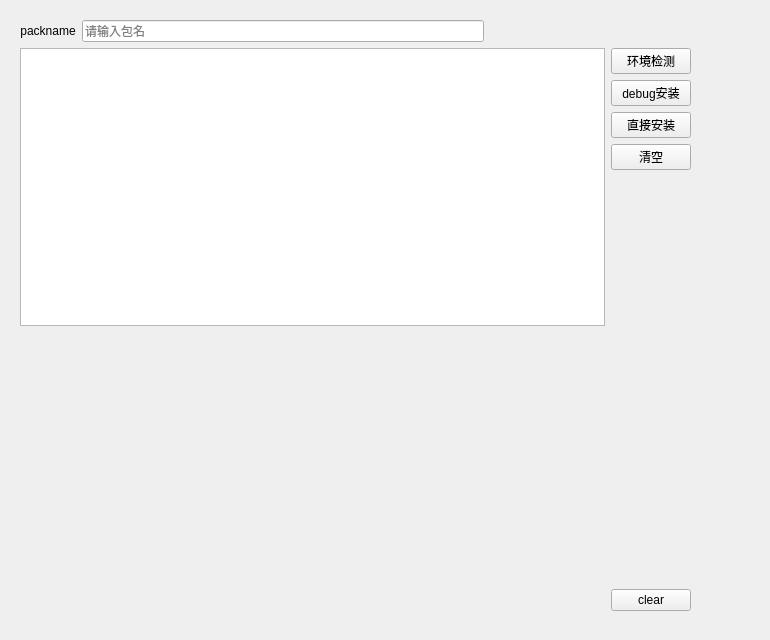
<?xml version="1.0" encoding="UTF-8"?>
<ui version="4.0">
 <class>mainwindow</class>
 <widget class="QWidget" name="mainwindow">
  <property name="geometry">
   <rect>
    <x>0</x>
    <y>0</y>
    <width>770</width>
    <height>640</height>
   </rect>
  </property>
  <property name="windowTitle">
   <string>海外测试工具</string>
  </property>
  <widget class="QWidget" name="verticalLayoutWidget_3">
   <property name="geometry">
    <rect>
     <x>20</x>
     <y>20</y>
     <width>671</width>
     <height>591</height>
    </rect>
   </property>
   <layout class="QVBoxLayout" name="outer_all">
    <item>
     <layout class="QHBoxLayout" name="ouertui_2">
      <item>
       <layout class="QHBoxLayout" name="input_ui">
        <item>
         <widget class="QLabel" name="label">
          <property name="sizePolicy">
           <sizepolicy hsizetype="Maximum" vsizetype="Preferred">
            <horstretch>1</horstretch>
            <verstretch>0</verstretch>
           </sizepolicy>
          </property>
          <property name="layoutDirection">
           <enum>Qt::LeftToRight</enum>
          </property>
          <property name="text">
           <string>packname</string>
          </property>
          <property name="textFormat">
           <enum>Qt::AutoText</enum>
          </property>
          <property name="alignment">
           <set>Qt::AlignCenter</set>
          </property>
         </widget>
        </item>
        <item>
         <widget class="QLineEdit" name="lineEdit">
          <property name="sizePolicy">
           <sizepolicy hsizetype="Minimum" vsizetype="Fixed">
            <horstretch>2</horstretch>
            <verstretch>0</verstretch>
           </sizepolicy>
          </property>
          <property name="inputMask">
           <string/>
          </property>
          <property name="text">
           <string/>
          </property>
          <property name="placeholderText">
           <string>请输入包名</string>
          </property>
          <property name="clearButtonEnabled">
           <bool>false</bool>
          </property>
         </widget>
        </item>
        <item>
         <widget class="QWidget" name="widget_3" native="true">
          <property name="sizePolicy">
           <sizepolicy hsizetype="Minimum" vsizetype="Maximum">
            <horstretch>1</horstretch>
            <verstretch>0</verstretch>
           </sizepolicy>
          </property>
          <property name="minimumSize">
           <size>
            <width>10</width>
            <height>0</height>
           </size>
          </property>
         </widget>
        </item>
       </layout>
      </item>
     </layout>
    </item>
    <item>
     <layout class="QHBoxLayout" name="outerui_1">
      <item>
       <layout class="QVBoxLayout" name="out_ui">
        <property name="spacing">
         <number>7</number>
        </property>
        <property name="rightMargin">
         <number>0</number>
        </property>
        <item>
         <widget class="QPlainTextEdit" name="result_label">
          <property name="sizePolicy">
           <sizepolicy hsizetype="Expanding" vsizetype="Expanding">
            <horstretch>0</horstretch>
            <verstretch>1</verstretch>
           </sizepolicy>
          </property>
         </widget>
        </item>
        <item>
         <widget class="PlotWidget" name="historyPlot" native="true">
          <property name="sizePolicy">
           <sizepolicy hsizetype="Preferred" vsizetype="Preferred">
            <horstretch>0</horstretch>
            <verstretch>1</verstretch>
           </sizepolicy>
          </property>
         </widget>
        </item>
       </layout>
      </item>
      <item>
       <layout class="QVBoxLayout" name="button_ui">
        <item>
         <layout class="QVBoxLayout" name="verticalLayout">
          <item>
           <widget class="QPushButton" name="env_button">
            <property name="text">
             <string>环境检测</string>
            </property>
           </widget>
          </item>
          <item>
           <widget class="QPushButton" name="pushButton_3">
            <property name="text">
             <string>debug安装</string>
            </property>
           </widget>
          </item>
          <item>
           <widget class="QPushButton" name="pushButton_4">
            <property name="text">
             <string>直接安装</string>
            </property>
           </widget>
          </item>
          <item>
           <widget class="QPushButton" name="clear_button">
            <property name="text">
             <string>清空</string>
            </property>
           </widget>
          </item>
          <item>
           <widget class="QWidget" name="widget_2" native="true"/>
          </item>
         </layout>
        </item>
        <item>
         <widget class="QPushButton" name="processclear">
          <property name="sizePolicy">
           <sizepolicy hsizetype="Minimum" vsizetype="Fixed">
            <horstretch>0</horstretch>
            <verstretch>1</verstretch>
           </sizepolicy>
          </property>
          <property name="text">
           <string>clear</string>
          </property>
         </widget>
        </item>
       </layout>
      </item>
     </layout>
    </item>
   </layout>
  </widget>
 </widget>
 <customwidgets>
  <customwidget>
   <class>PlotWidget</class>
   <extends>QWidget</extends>
   <header>pyqtgraph/core</header>
   <container>1</container>
  </customwidget>
 </customwidgets>
 <resources/>
 <connections/>
</ui>
